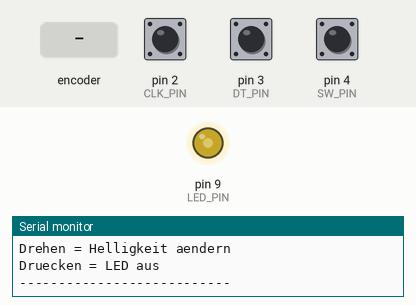
Simulated run of this sketch. Board: Arduino Uno, built with avr-gcc and run on an emulated ATmega328P. On the bench: output pins drawn as LEDs (lit = HIGH), the last lines printed to the serial monitor. The test bench sets the inputs (shaded band); at power-on: pin 4 (SW_PIN) HIGH, pin 2 (CLK_PIN) HIGH, pin 3 (DT_PIN) HIGH.

Above: at 1.2 s.
1.3 s: rotary encoder on pin 2 (CLK_PIN) / pin 3 (DT_PIN) turned 3 steps (first pin leading)
At 1.42 s:
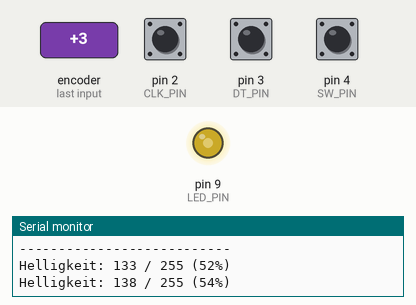
4.3 s: pin 4 (SW_PIN) pulled LOW for 0.15 s
At 4.6 s:
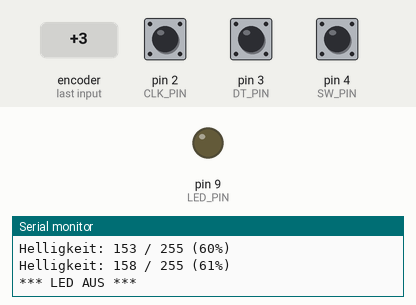
5.9 s: rotary encoder on pin 2 (CLK_PIN) / pin 3 (DT_PIN) turned 1 step (first pin leading)
At 6.4 s:
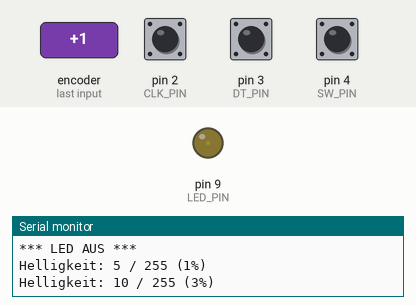
7.6 s: pin 4 (SW_PIN) pulled LOW for 1 s
At 8.3 s:
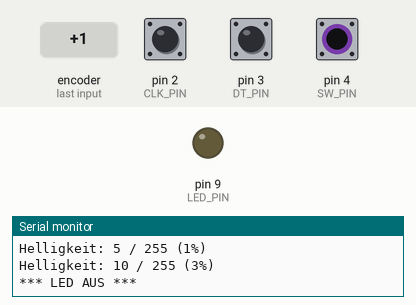
Timing chart, 0 to 10.6 s (numbered marks = the images above; inputs shaded):
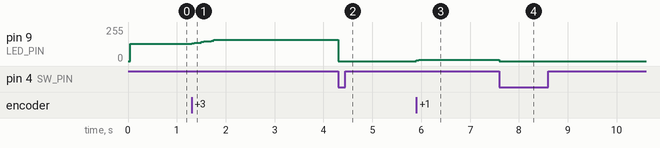

The sketch:

challenge1_led.ino
```cpp
// I07 Challenge 1: LED-Helligkeit mit Encoder steuern
// Drehe am Encoder = LED wird heller/dunkler (PWM 0-255)
// Taster = LED aus (Helligkeit auf 0)

// Encoder-Pins
#define CLK_PIN 2   // Clock - Interrupt-faehig
#define DT_PIN 3    // Data
#define SW_PIN 4    // Switch (Taster)

// LED an PWM-faehigem Pin
#define LED_PIN 9   // PWM-faehig!

// Helligkeit (0-255)
volatile int helligkeit = 128;  // Startwert: halbe Helligkeit
volatile bool encoderMoved = false;

// Entprellung fuer Taster
#define DEBOUNCE_TIME 50
unsigned long lastButtonTime = 0;
bool buttonPressed = false;

void setup() {
    Serial.begin(9600);

    // Encoder-Pins als Input mit Pull-Up
    pinMode(CLK_PIN, INPUT_PULLUP);
    pinMode(DT_PIN, INPUT_PULLUP);
    pinMode(SW_PIN, INPUT_PULLUP);

    // LED als Output
    pinMode(LED_PIN, OUTPUT);

    // Interrupt auf CLK-Pin
    attachInterrupt(digitalPinToInterrupt(CLK_PIN), encoderISR, CHANGE);

    Serial.println("Challenge 1: LED-Helligkeit");
    Serial.println("Drehen = Helligkeit aendern");
    Serial.println("Druecken = LED aus");
    Serial.println("---------------------------");

    // LED mit Startwert setzen
    analogWrite(LED_PIN, helligkeit);
}

// Interrupt Service Routine
void encoderISR() {
    if (digitalRead(CLK_PIN) != digitalRead(DT_PIN)) {
        // Rechtsdrehung = heller
        helligkeit += 5;
        if (helligkeit > 255) helligkeit = 255;
    } else {
        // Linksdrehung = dunkler
        helligkeit -= 5;
        if (helligkeit < 0) helligkeit = 0;
    }
    encoderMoved = true;
}

void checkButton() {
    unsigned long currentTime = millis();

    if (digitalRead(SW_PIN) == LOW) {
        if (!buttonPressed) {
            if (currentTime - lastButtonTime > DEBOUNCE_TIME) {
                buttonPressed = true;
                lastButtonTime = currentTime;

                // LED ausschalten
                helligkeit = 0;
                analogWrite(LED_PIN, helligkeit);
                Serial.println("*** LED AUS ***");
            }
        }
    } else {
        buttonPressed = false;
    }
}

void loop() {
    // Helligkeit aktualisieren wenn Encoder gedreht wurde
    if (encoderMoved) {
        encoderMoved = false;

        // LED-Helligkeit setzen (PWM)
        analogWrite(LED_PIN, helligkeit);

        // Anzeige im Serial Monitor
        Serial.print("Helligkeit: ");
        Serial.print(helligkeit);
        Serial.print(" / 255 (");
        Serial.print((helligkeit * 100) / 255);
        Serial.println("%)");
    }

    // Taster pruefen
    checkButton();

    delay(1);
}
```

Measured:
- after the input at 1.3 s, pin 9 (LED_PIN): 128/255 → 138/255 at once, → 148/255 0.20 s later, → 158/255 0.20 s later
- after the input at 4.3 s, pin 9 (LED_PIN): 158/255 → 0/255 at once
- after the input at 5.9 s, pin 9 (LED_PIN): 0/255 → 10/255 at once
- after the input at 7.6 s, pin 9 (LED_PIN): 10/255 → 0/255 at once
